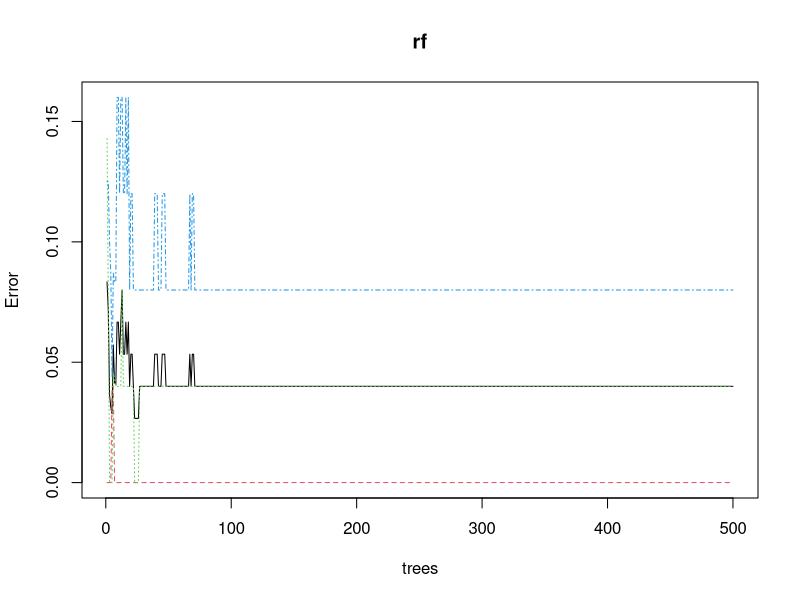
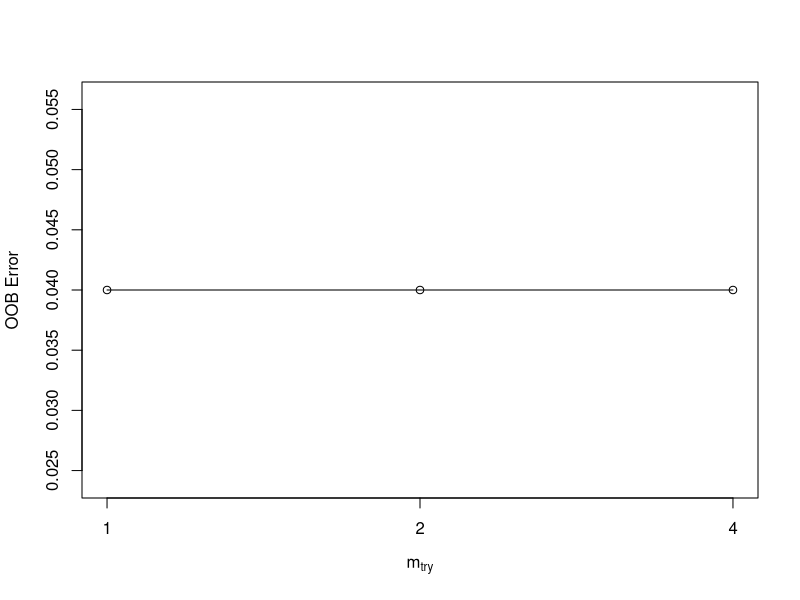
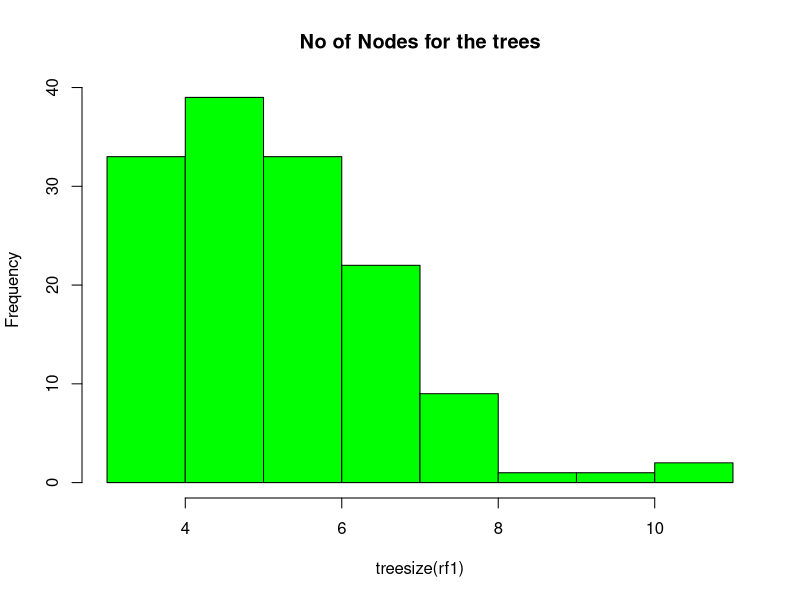
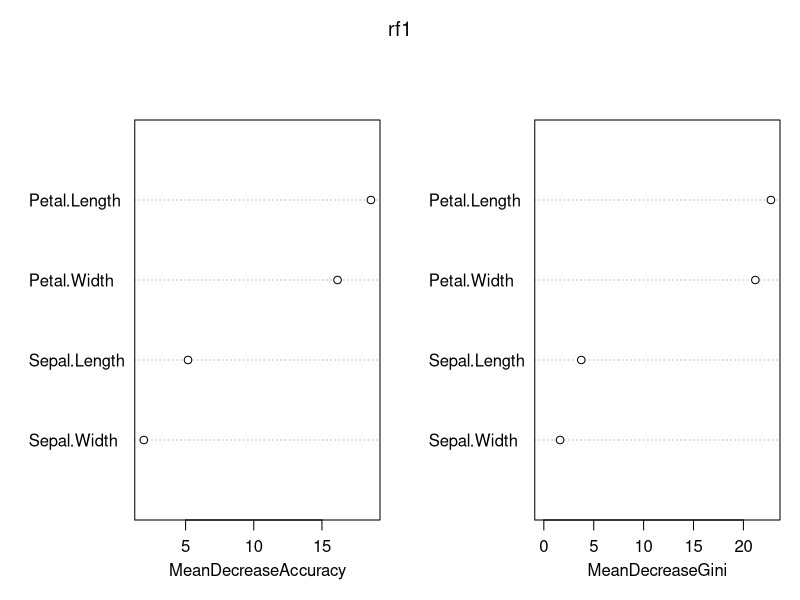
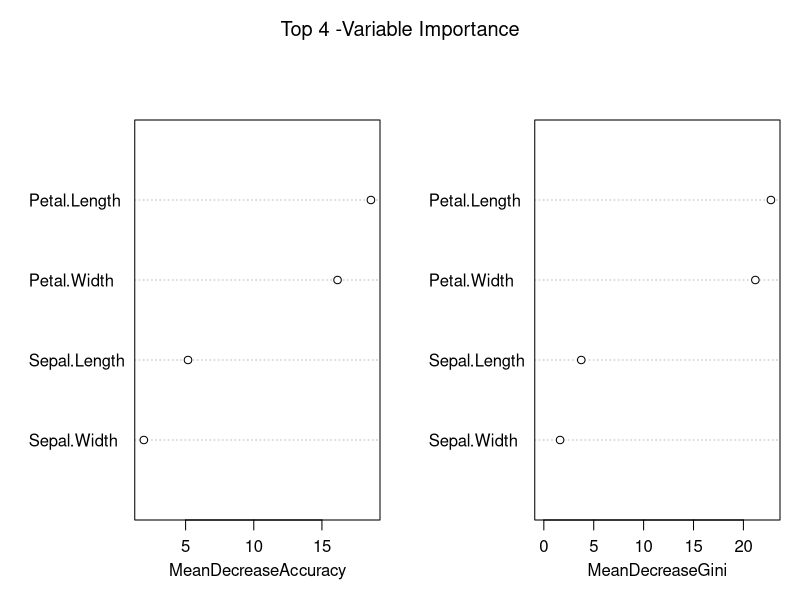
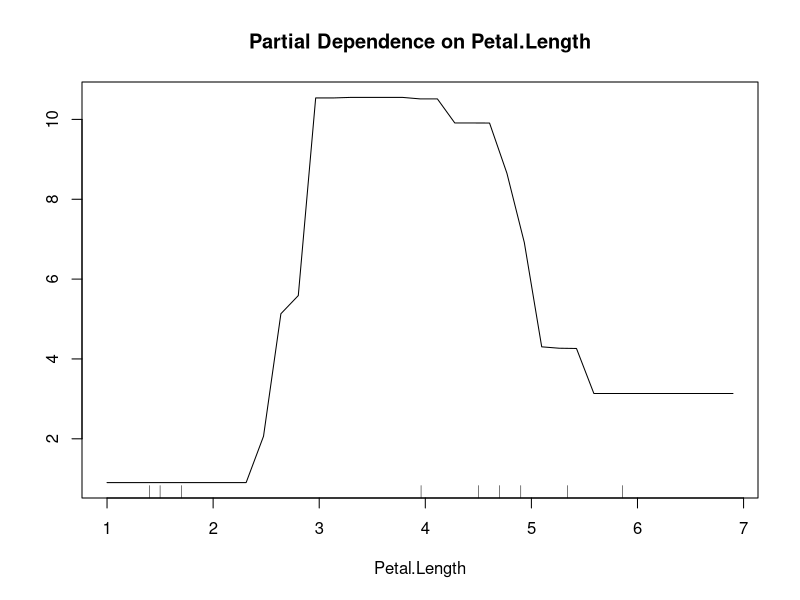
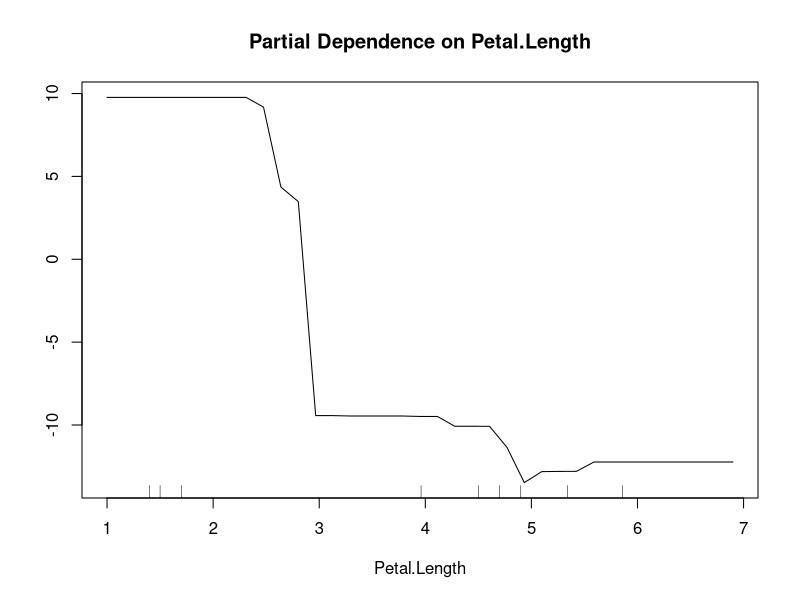
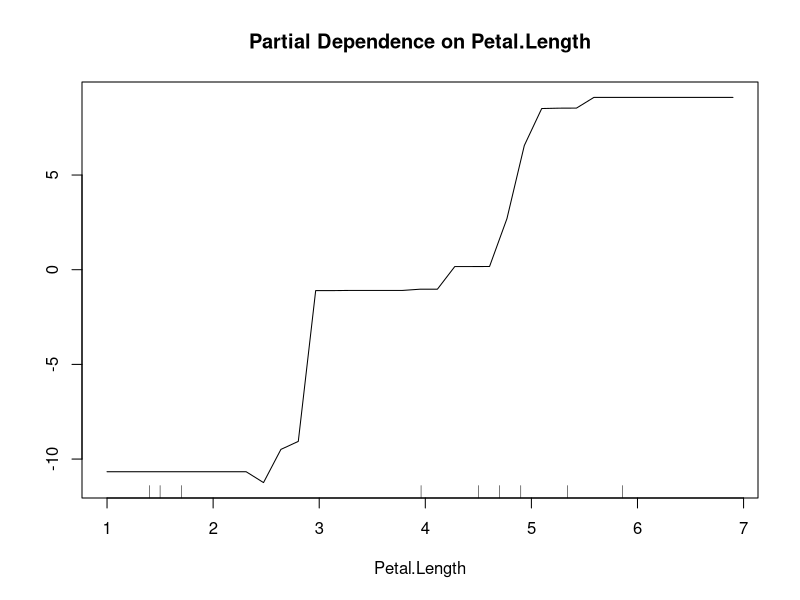

Write the R code that produced these figures, in order.
install.packages(caret)
install.packages(randomForest)
install.packages(MASS)
library(caret)
library(randomForest)
library(MASS)
library(readr)

data()
data("iris")
View(iris)
head(iris)

#change iris class into a factor 
iris$Species<-as.factor(iris$Species) 

#overall descriptives of the dataset 
summary(iris)

# Splitting data into training and testing. As the species are in order 
# splitting the data based on species 
iris_setosa<-iris[iris$Species=="setosa",] # 50
iris_versicolor <- iris[iris$Species=="versicolor",] # 50
iris_virginica <- iris[iris$Species=="virginica",] # 50
iris_train <- rbind(iris_setosa[1:25,],iris_versicolor[1:25,],iris_virginica[1:25,])
iris_test <- rbind(iris_setosa[26:50,],iris_versicolor[26:50,],iris_virginica[26:50,])

rf <- randomForest(Species~., data=iris_train)
rf  # Description of the random forest with no of trees, mtry = no of variables for splitting

# each tree node.
# Out of bag estimate of error rate is 4 % in Random Forest Model.
attributes(rf)

# Prediction and Confusion Matrix - Training data 
pred1 <- predict(rf, iris_train)
head(pred1)

head(iris_train$Species)

# looks like the first six predicted value and original value matches.

confusionMatrix(pred1, iris_train$Species)  # 100 % accuracy on training data 

# Around 95% Confidence Interval. 
# Sensitivity for all three species/categories is 100 % 

# Prediction with test data - Test Data 
pred2 <- predict(rf, iris_test)
confusionMatrix(pred2, iris_test$Species) # 94,67 % accuracy on test data 

# Error Rate in Random Forest Model :
plot(rf)

# at 200 there is a constant line and it doesnot vary after 200 trees

# Tune Random Forest Model mtry 
tune <- tuneRF(iris_train[,-5], iris_train[,5], stepFactor = 0.5, plot = TRUE, ntreeTry = 300,
               trace = TRUE, improve = 0.05)

rf1 <- randomForest(Species~., data=iris_train, ntree = 140, mtry = 2, importance = TRUE,
                    proximity = TRUE)
rf1  # with the new values after tuning, the OOB estimate error is 4 %

pred1 <- predict(rf1, iris_train)
confusionMatrix(pred1, iris_train$Species)  # 100 % accuracy on training data 

# Around 95% Confidence Interval. 
# Sensitivity for Yes and No is 100 % 

# test data prediction using the Tuned RF1 model
pred2 <- predict(rf1, iris_test)
confusionMatrix(pred2, iris_test$Species) # 96 % accuracy on test data 

# Confidence Interval between 88 to 99 %
# Species Setosa is 100 % accurate, Versicolor is 92 % and Virginica is 96 % Accurate


# no of nodes of trees

hist(treesize(rf1), main = "No of Nodes for the trees", col = "green")

# Majority of the trees has an average number has close to 40 nodes. 

# Variable Importance :

varImpPlot(rf1)

# Mean Decrease Accuracy graph shows that how worst the model performs without each variable.
# say Petal Length is the most important variable for prediction.on looking at Sepat.Width.has least score
# to be used for predication

# MeanDecrease gini graph shows how much by average the gini decreases if one of those nodes were 
# removed. Petal.Width is very important and Sepal.Width is not that important.

varImpPlot(rf1 ,Sort = T, n.var = 4, main = "Top 4 -Variable Importance")

# Quantitative values 
importance(rf1)

varUsed(rf)   # which predictor variables are actually used in the random forest.
 
# Partial Dependence Plot 
partialPlot(rf1, iris_train, Petal.Length, "versicolor")

partialPlot(rf1, iris_train, Petal.Length, "setosa")

partialPlot(rf1, iris_train, Petal.Length, "virginica")

# if the petal.length is between 2.5 to 5,5, then it is Versicolor
# If the petal.length is between 1 to 3 cms in length, then it is setosa
# if the petal.length is greater than 3 cms in lenth, then it is Virginica
# Extract single tree from the forest :

tr1 <- getTree(rf1, 1, labelVar = TRUE)

# Multi Dimension scaling plot of proximity Matrix
MDSplot(rf1, iris$Species)


